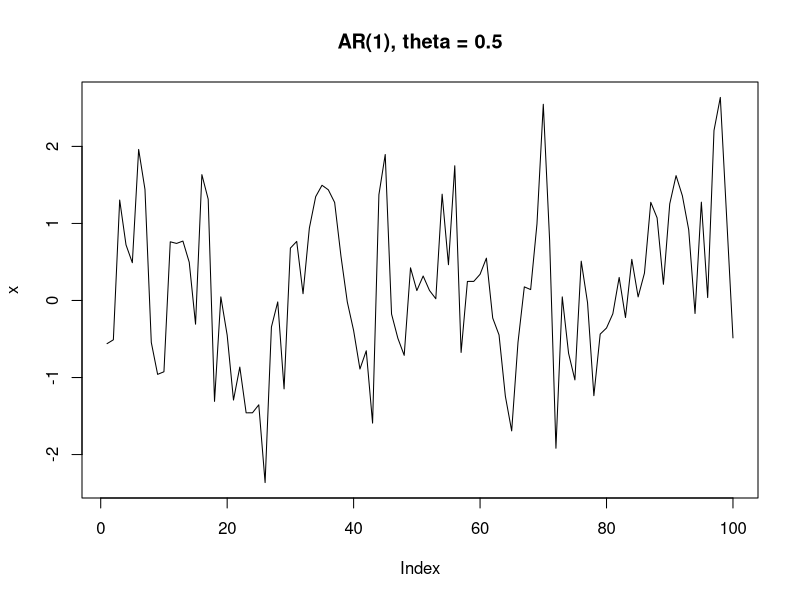
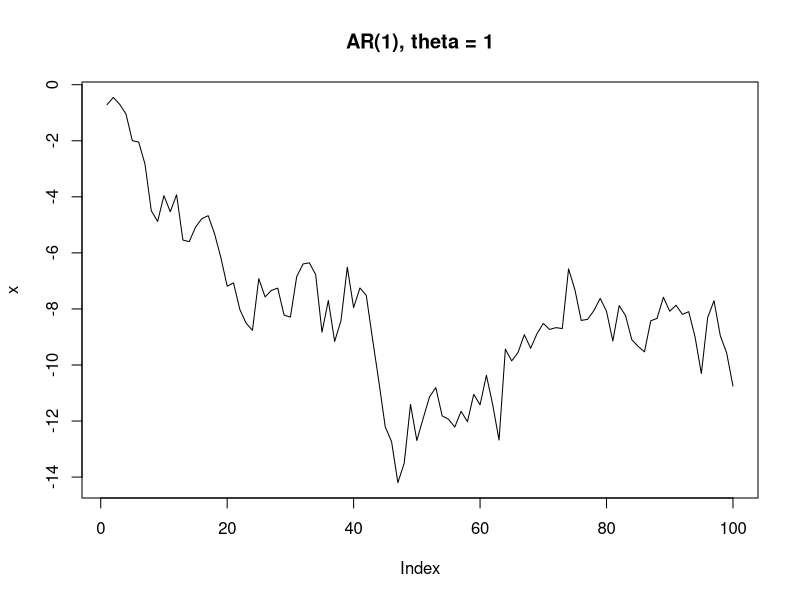
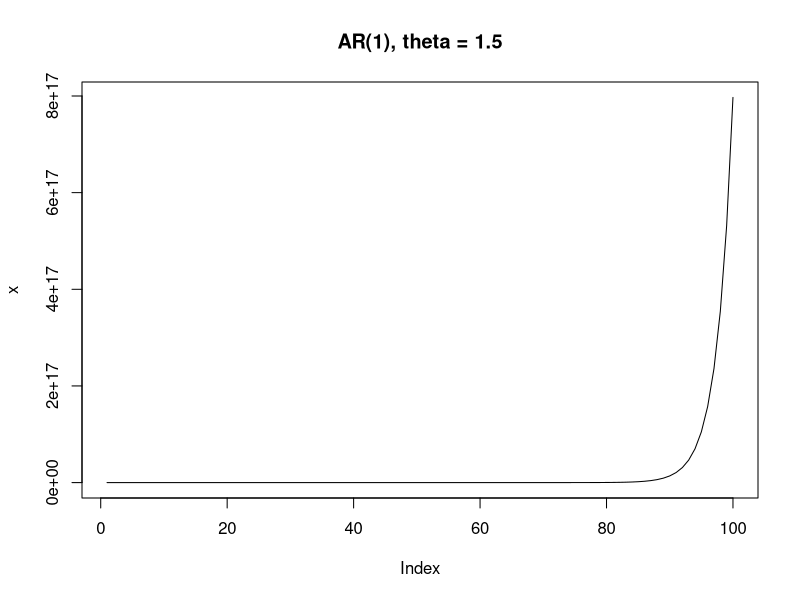
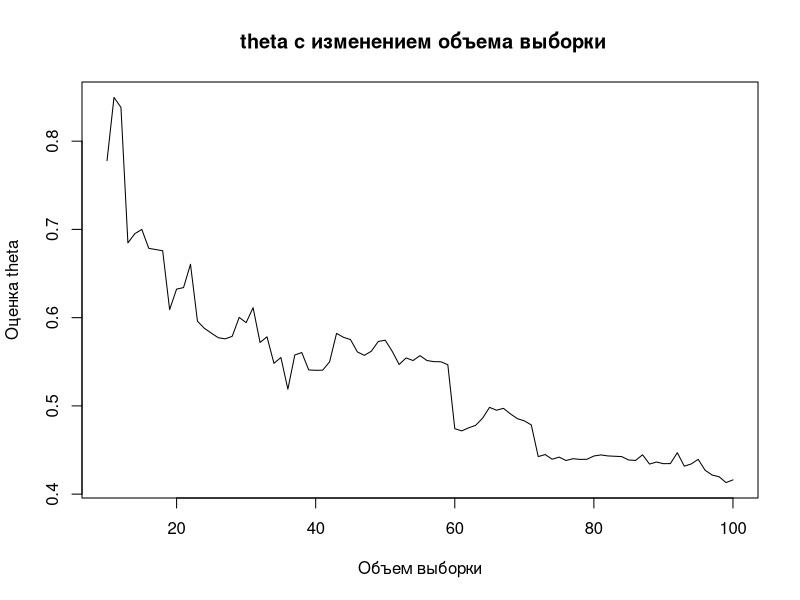
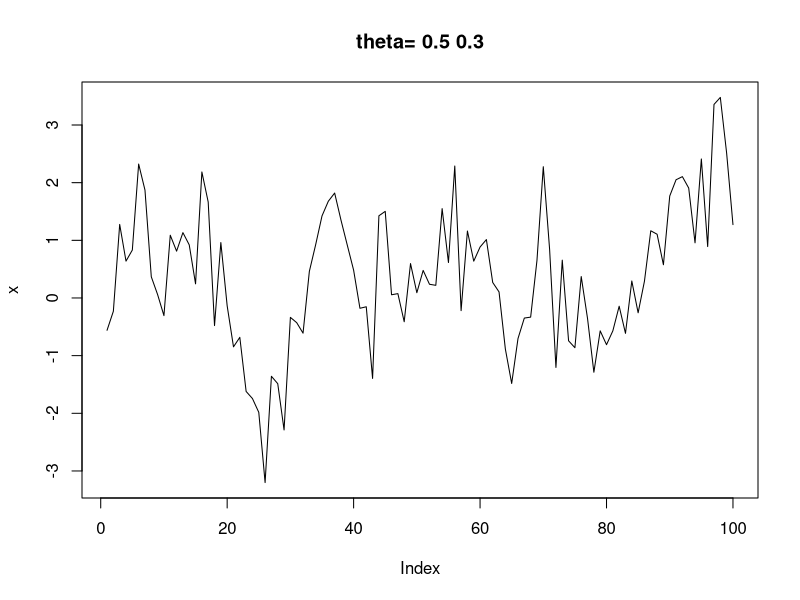

Generate these figures, in order, with R:

# Задание 1: Функция для моделирования процесса AR(1)
set.seed(123)

ar_process = function(n, theta) {
  x <- numeric(n)
  x[1] <- rnorm(1) # Начальное значение
  for (k in 2:n) {
    x[k] <- theta * x[k - 1] + rnorm(1)
  }
  return(x)
}

# Построение графиков для разных значений theta
n = 100
theta_values = c(0.5, 1, 1.5)

for (theta in theta_values) {
  x <- ar_process(n, theta)
  plot(x, type = "l", main = paste("AR(1), theta =", theta))
}
#замечаем изменение колебаний процесса с увеличением пар-ра tetha


# Задание 2: методом наименьших квадратов (МНК)

x <- ar_process(100, 0.5) 

# Зададим функцию МНК
mnk_function <- function(theta) {
  n <- length(x)
  mnk <- (x[2:n] - theta * x[1:(n-1)])^2
  return(sum(mnk))
}


# Функция для вычисления оптимального theta, приравняв производную к нулю
  optim_theta_mnk <- function(x) {
  n <- length(x)
  # Вычисляем производную и решаем уравнение для theta
  theta_start <- 0.5 # начальное значение для поиска
  result <- optim(theta_start, fn = function(theta) eval(mnk_function(theta)))
  return(result$par)# '$par' говорит о том что мы берем только оптимальное значение
}

# Пример использования
theta_mnk <- optim_theta_mnk(x)
theta_mnk


set.seed(123)
# Задание 3: Оценка максимального правдоподобия
ar_process <- function(n, theta) {
  x <- numeric(n)
  x[1] <- rnorm(1)
  for (k in 2:n) {
    x[k] <- theta * x[k-1] + rnorm(1)
  }
  return(x)
}




#  функциz для логарифма правдоподобия
log_MaxTrue <- function(theta) {
  n <- length(x)
  errors <- (x[2:n] - theta * x[1:(n-1)])^2
  return(-sum(errors)) 
}

#  нахождение оценки параметра theta методом МП
result <- optim(par = 0.5, fn = log_MaxTrue, control = list(fnscale = -1)) # fnscale = -1 для максимизации
theta_МП <- result$par

 theta_МП

# Задание 4: Оценка для выборок разного объема
 # для этого перепишем мнк через сумму
 mnk_function2 <- function(x) {
   n <- length(x)
   sum_xx <- sum(x[-1] * x[-n])
   sum_x2 <- sum(x[-n]^2)
   theta_mnk <- sum_xx / sum_x2
   return(theta_mnk)
 }
 
 
 
 
theta_4 =numeric(n - 9)
for (k in 10:n) {
  theta_4[k - 9] <-mnk_function2(x[1:k])
}
plot(10:n, theta_4, type = "l", main = " theta с изменением объема выборки", xlab = "Объем выборки", ylab = "Оценка theta")
set.seed(123)
# Задание 5: Построение устойчивого процесса AR(2)
ar2_process <- function(n, theta1, theta2) {
  x <- numeric(n)
  x[1:2] <- rnorm(2) # Начальные значения
  for (k in 3:n) {
    x[k] <- theta1 * x[k - 1] + theta2 * x[k - 2] + rnorm(1)
  }
  return(x)
}


# Пример для стационарного AR(2)
theta1 = 0.5
theta2 = 0.3
x = ar2_process(n, theta1, theta2)
plot(x, type = "l", main = paste("theta=", theta1,  theta2))

# Заданные значения параметров AR(2)
theta1;
theta2;

# Проверка корней
D = theta1^2 + 4 * theta2
lam1 = (theta1 + sqrt(D)) / 2
lam2 = (theta1 - sqrt(D)) / 2

lam1; abs(lam1)
lam2;  abs(lam2)

if (abs(lam1) < 1 & abs(lam2) <1) {
  ("Процесс AR(2) является стационарным.")
} else {
  ("Процесс AR(2) не является стационарным.")
}

# Задание 6: Оценка параметров AR(2)  функцией arima
library(stats)
ar2_model <- arima(x, order = c(2, 0, 0)) # вектор параметров из образца
print(ar2_model)

